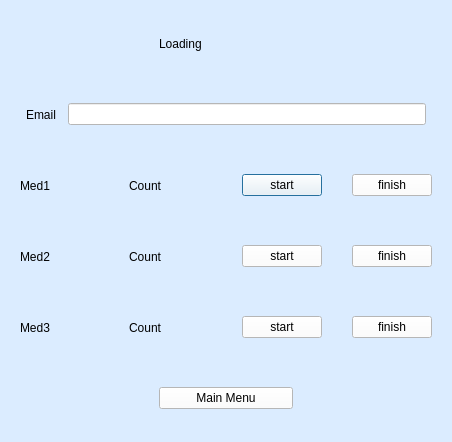
<?xml version="1.0" encoding="UTF-8"?>
<ui version="4.0">
 <class>Dialog</class>
 <widget class="QDialog" name="Dialog">
  <property name="geometry">
   <rect>
    <x>0</x>
    <y>0</y>
    <width>452</width>
    <height>442</height>
   </rect>
  </property>
  <property name="windowTitle">
   <string>Dialog</string>
  </property>
  <property name="styleSheet">
   <string notr="true">background:rgb(219, 236, 255)</string>
  </property>
  <layout class="QVBoxLayout" name="verticalLayout">
   <item>
    <widget class="QWidget" name="widget" native="true">
     <layout class="QHBoxLayout" name="horizontalLayout">
      <item>
       <widget class="QWidget" name="widget_2" native="true"/>
      </item>
      <item>
       <widget class="QLabel" name="label">
        <property name="styleSheet">
         <string notr="true">font: 700 italic 26pt &quot;Georgia&quot;;</string>
        </property>
        <property name="text">
         <string>Loading</string>
        </property>
       </widget>
      </item>
      <item>
       <widget class="QWidget" name="widget_3" native="true"/>
      </item>
     </layout>
    </widget>
   </item>
   <item>
    <widget class="QWidget" name="widget_4" native="true">
     <layout class="QHBoxLayout" name="horizontalLayout_2">
      <item>
       <widget class="QWidget" name="widget_5" native="true"/>
      </item>
      <item>
       <widget class="QLabel" name="label_2">
        <property name="styleSheet">
         <string notr="true">font: 700 italic 14pt &quot;Georgia&quot;;</string>
        </property>
        <property name="text">
         <string>Email</string>
        </property>
       </widget>
      </item>
      <item>
       <widget class="QWidget" name="widget_6" native="true"/>
      </item>
      <item>
       <widget class="QLineEdit" name="lineEdit">
        <property name="styleSheet">
         <string notr="true">background-color:white</string>
        </property>
       </widget>
      </item>
      <item>
       <widget class="QWidget" name="widget_7" native="true"/>
      </item>
     </layout>
    </widget>
   </item>
   <item>
    <widget class="QWidget" name="widget_8" native="true">
     <layout class="QHBoxLayout" name="horizontalLayout_3">
      <item>
       <widget class="QLabel" name="label_3">
        <property name="styleSheet">
         <string notr="true">font: 700 italic 14pt &quot;Georgia&quot;;</string>
        </property>
        <property name="text">
         <string>Med1</string>
        </property>
       </widget>
      </item>
      <item>
       <widget class="QWidget" name="widget_10" native="true"/>
      </item>
      <item>
       <widget class="QLabel" name="med1">
        <property name="text">
         <string/>
        </property>
       </widget>
      </item>
      <item>
       <widget class="QWidget" name="widget_11" native="true"/>
      </item>
      <item>
       <widget class="QLabel" name="label_4">
        <property name="styleSheet">
         <string notr="true">font: 700 italic 14pt &quot;Georgia&quot;;</string>
        </property>
        <property name="text">
         <string>Count</string>
        </property>
       </widget>
      </item>
      <item>
       <widget class="QWidget" name="widget_40" native="true"/>
      </item>
      <item>
       <widget class="QLabel" name="c1">
        <property name="text">
         <string/>
        </property>
       </widget>
      </item>
      <item>
       <widget class="QWidget" name="widget_12" native="true"/>
      </item>
      <item>
       <widget class="QPushButton" name="s1">
        <property name="styleSheet">
         <string notr="true">background-color:white</string>
        </property>
        <property name="text">
         <string>start</string>
        </property>
       </widget>
      </item>
      <item>
       <widget class="QWidget" name="widget_9" native="true"/>
      </item>
      <item>
       <widget class="QPushButton" name="f1">
        <property name="styleSheet">
         <string notr="true">background-color:white</string>
        </property>
        <property name="text">
         <string>finish</string>
        </property>
       </widget>
      </item>
     </layout>
    </widget>
   </item>
   <item>
    <widget class="QWidget" name="widget_14" native="true">
     <layout class="QHBoxLayout" name="horizontalLayout_4">
      <item>
       <widget class="QLabel" name="label_6">
        <property name="styleSheet">
         <string notr="true">font: 700 italic 14pt &quot;Georgia&quot;;</string>
        </property>
        <property name="text">
         <string>Med2</string>
        </property>
       </widget>
      </item>
      <item>
       <widget class="QWidget" name="widget_16" native="true"/>
      </item>
      <item>
       <widget class="QLabel" name="med2">
        <property name="text">
         <string/>
        </property>
       </widget>
      </item>
      <item>
       <widget class="QWidget" name="widget_17" native="true"/>
      </item>
      <item>
       <widget class="QLabel" name="label_7">
        <property name="styleSheet">
         <string notr="true">font: 700 italic 14pt &quot;Georgia&quot;;</string>
        </property>
        <property name="text">
         <string>Count</string>
        </property>
       </widget>
      </item>
      <item>
       <widget class="QWidget" name="widget_41" native="true"/>
      </item>
      <item>
       <widget class="QLabel" name="c2">
        <property name="text">
         <string/>
        </property>
       </widget>
      </item>
      <item>
       <widget class="QWidget" name="widget_18" native="true"/>
      </item>
      <item>
       <widget class="QPushButton" name="s2">
        <property name="styleSheet">
         <string notr="true">background-color:white</string>
        </property>
        <property name="text">
         <string>start</string>
        </property>
       </widget>
      </item>
      <item>
       <widget class="QWidget" name="widget_13" native="true"/>
      </item>
      <item>
       <widget class="QPushButton" name="f2">
        <property name="styleSheet">
         <string notr="true">background-color:white</string>
        </property>
        <property name="text">
         <string>finish</string>
        </property>
       </widget>
      </item>
     </layout>
    </widget>
   </item>
   <item>
    <widget class="QWidget" name="widget_20" native="true">
     <layout class="QHBoxLayout" name="horizontalLayout_5">
      <item>
       <widget class="QLabel" name="label_12">
        <property name="styleSheet">
         <string notr="true">font: 700 italic 14pt &quot;Georgia&quot;;</string>
        </property>
        <property name="text">
         <string>Med3</string>
        </property>
       </widget>
      </item>
      <item>
       <widget class="QWidget" name="widget_27" native="true"/>
      </item>
      <item>
       <widget class="QLabel" name="med3">
        <property name="text">
         <string/>
        </property>
       </widget>
      </item>
      <item>
       <widget class="QWidget" name="widget_28" native="true"/>
      </item>
      <item>
       <widget class="QLabel" name="label_13">
        <property name="styleSheet">
         <string notr="true">font: 700 italic 14pt &quot;Georgia&quot;;</string>
        </property>
        <property name="text">
         <string>Count</string>
        </property>
       </widget>
      </item>
      <item>
       <widget class="QWidget" name="widget_42" native="true"/>
      </item>
      <item>
       <widget class="QLabel" name="c3">
        <property name="text">
         <string/>
        </property>
       </widget>
      </item>
      <item>
       <widget class="QWidget" name="widget_29" native="true"/>
      </item>
      <item>
       <widget class="QPushButton" name="s3">
        <property name="styleSheet">
         <string notr="true">background-color:white</string>
        </property>
        <property name="text">
         <string>start</string>
        </property>
       </widget>
      </item>
      <item>
       <widget class="QWidget" name="widget_15" native="true"/>
      </item>
      <item>
       <widget class="QPushButton" name="f3">
        <property name="styleSheet">
         <string notr="true">background-color:white</string>
        </property>
        <property name="text">
         <string>finish</string>
        </property>
       </widget>
      </item>
     </layout>
    </widget>
   </item>
   <item>
    <widget class="QWidget" name="widget_37" native="true">
     <layout class="QHBoxLayout" name="horizontalLayout_7">
      <item>
       <widget class="QWidget" name="widget_38" native="true"/>
      </item>
      <item>
       <widget class="QPushButton" name="back">
        <property name="styleSheet">
         <string notr="true">background-color:white</string>
        </property>
        <property name="text">
         <string>Main Menu</string>
        </property>
       </widget>
      </item>
      <item>
       <widget class="QWidget" name="widget_39" native="true"/>
      </item>
     </layout>
    </widget>
   </item>
  </layout>
 </widget>
 <resources/>
 <connections/>
</ui>
